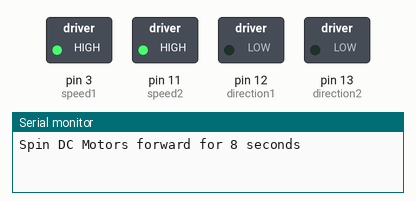
The sketch below on a simulated Arduino Uno, built with avr-gcc and run on an emulated ATmega328P. Parts: switched loads named in the sketch (green lamp = pin HIGH), the last lines printed to the serial monitor.

Above: at 4.0 s.
At 12.0 s:
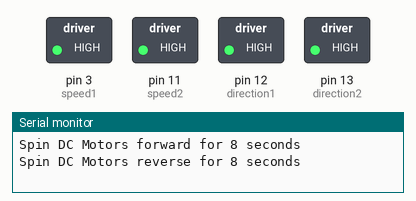
At 20.0 s:
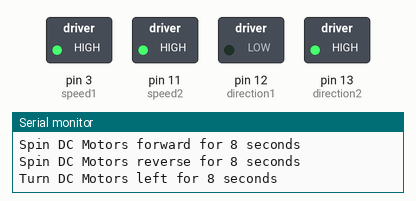
At 28.0 s:
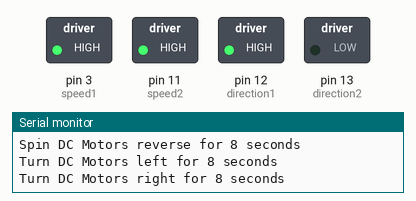
At 36.0 s:
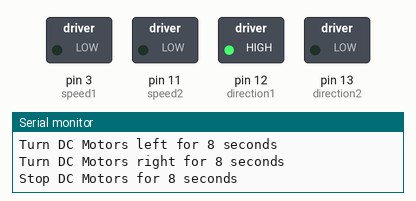
Timing chart, 0 to 52.0 s (numbered marks = the images above):
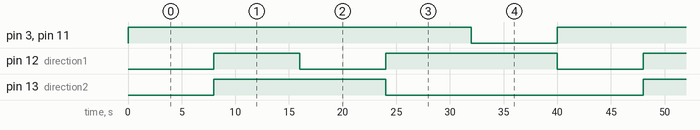

The sketch:

Motor_Shield_Test_Rover_One.ino
```cpp
// # Editor    : Steven Griset
// # Data      : 07.05.2016
// # DC Motor Test system for Rover One Project
// # Part List for Project
// # Arduino Pro 386 - 5V/16MHz
// # Ardumoto from Sparkfun Motor Control Shield
// # Description:
// # Sketch to test motor shield hardware and software control functions
// # Software control functions include
// # Stop, Forward, Reverse, Left Turn and Right Turn
// # Missing is the set speed function, this sketch does not take dynamic input
// # ****************************************************************************


// digital pin variables for direction and speed
int speed1= 3;   //left motor speed control
int speed2 = 11;  //right motor speed control
int direction1 = 12;  //left motor direction
int direction2 = 13;  //right motor direction


// Motor Contorl funtions

void stopMotor(){
  // turn both motors off
  analogWrite(speed1, 0);
  analogWrite(speed2, 0);
}


void forwardMotor(){
  //Both motors forward at full duty cycle
  digitalWrite(direction1, LOW);
  digitalWrite(direction2, LOW);
  analogWrite(speed1, 255);
  analogWrite(speed2, 255);
}

void reverseMotor(){
  //Both motors forward at full duty cycle
  digitalWrite(direction1, HIGH);
  digitalWrite(direction2, HIGH);
  analogWrite(speed1, 255);
  analogWrite(speed2, 255);
}

void leftfwdMotor(){
  //Both motors left turn forward at full duty cycle
  digitalWrite(direction1, LOW);
  digitalWrite(direction2, HIGH);
  analogWrite(speed1, 255);
  analogWrite(speed2, 255);
}

void rightfwdMotor(){
  //Both motors right turn forward at full duty cycle
  digitalWrite(direction1, HIGH);
  digitalWrite(direction2, LOW);
  analogWrite(speed1, 255);
  analogWrite(speed2, 255);
}


void setup() {

  // configure digital pins as Out pins
  pinMode(speed1,OUTPUT);
  pinMode(speed2,OUTPUT);
  pinMode(direction1,OUTPUT);
  pinMode(direction2,OUTPUT);

  // setup serial monitoring of sketch
  Serial.begin(9600);
  Serial.flush();

}

void loop() {
  Serial.println("Spin DC Motors forward for 8 seconds");
  forwardMotor();
  delay(8000);

  Serial.println("Spin DC Motors reverse for 8 seconds");
  reverseMotor();
  delay(8000);

  Serial.println("Turn DC Motors left for 8 seconds");
  leftfwdMotor();
  delay(8000);

  Serial.println("Turn DC Motors right for 8 seconds");
  rightfwdMotor();
  delay(8000);

  Serial.println("Stop DC Motors for 8 seconds");
  stopMotor();
  delay(8000);


}
```

Measured:
- by itself, pin 3 (speed1), pin 11 (speed2): alternates HIGH for 32.0 s and LOW for 8.0 s
- by itself, pin 12 (direction1): repeats every 40.0 s: LOW 8.0 s, HIGH 16.0 s, LOW 8.0 s, HIGH 8.0 s
- by itself, pin 13 (direction2): alternates HIGH for 16.0 s and LOW for 24.0 s
